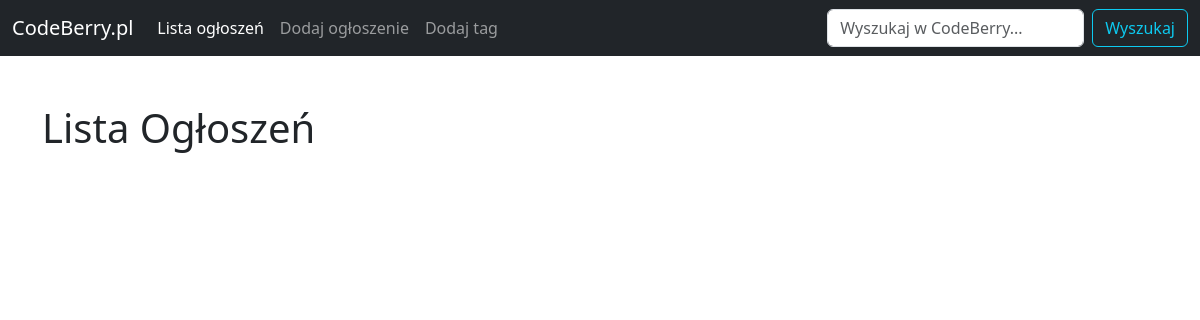
The app's page /hr-page/, older data.
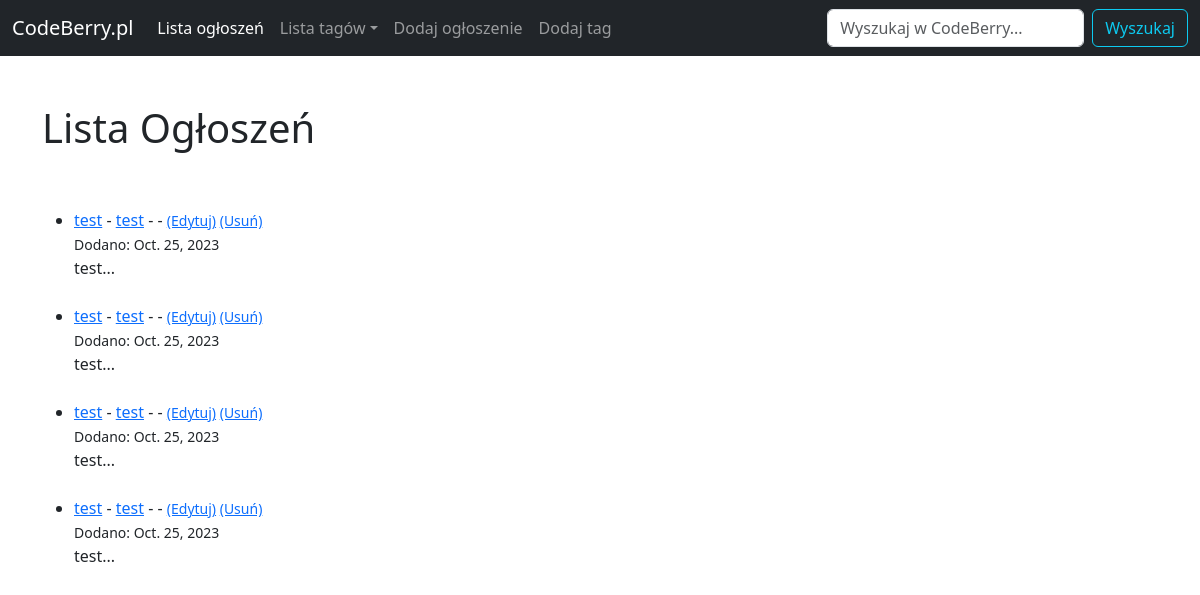
The same page, newer data.
### hr_page/models.py (models this page shows, shortened)
class Post(models.Model):
    title = models.CharField(max_length=255)
    title_tag = models.CharField(max_length=255)
    tag = models.CharField(max_length=255, default='Java')
    company_name = models.CharField(max_length=255)
    job_position = models.CharField(max_length=255)
    starting_date = models.CharField(max_length=255)
    company_size = models.IntegerField()
    suggested_salary = models.IntegerField()
    work_location = models.CharField(max_length=255)
    agreement_type = models.CharField(max_length=255)
    required_experience = models.IntegerField()
    required_technology_familiarity = models.IntegerField()
    author = models.ForeignKey(User, on_delete=models.CASCADE)
    body = models.TextField()
    post_date = models.DateField(auto_now_add=True)

### hr_page/views.py (the view)
# urls.py: path('', HomeView.as_view(), name="home"),
class HomeView(ListView):
    model = Post
    template_name = 'CodeBerry/hr_page/home.html'
    ordering = ['-post_date', '-id']
    def get_context_data(self, *args, **kwargs):
        tag_menu = Tag.objects.all()
        context = super(HomeView, self).get_context_data(*args, **kwargs)
        context["tag_menu"] = tag_menu
        return context

### hr_page/models.py (called while the page is built)
    def __str__(self):
        return self.name

### templates/CodeBerry/hr_page/home.html
{% extends 'CodeBerry/hr_page/base.html' %} {% block content %}
<h1>Lista Ogłoszeń</h1>
<br />
<br />
<ul>
    {% for post in object_list %}
    <li>
        <a href="{% url 'hr_page:article-detail' post.pk %}">{{ post.title }}</a>
        - <a href="{% url 'hr_page:tag' post.tag|slugify %}">{{ post.tag }}</a> - {{ post.author.first_name }} {{ post.author.last_name }} -
        <small><a href="{% url 'hr_page:update_announcement' post.pk %}">(Edytuj)</a> <a href="{% url 'hr_page:delete_announcement' post.pk %}">(Usuń)</a></small>
        <br />
        <small>Dodano: {{ post.post_date}}</small><br />
        {{ post.body|slice:":535" }}...
        <br />
        <br />
    </li>
    {% endfor %}
</ul>
{% endblock %}

Row changes from the older to the newer data that the page shows:
added Post: title "test", tag "test", post_date "Oct. 25, 2023", body "test"
added Post: title "test", tag "test", post_date "Oct. 25, 2023", body "test"
added Post: title "test", tag "test", post_date "Oct. 25, 2023", body "test"
added Post: title "test", tag "test", post_date "Oct. 25, 2023", body "test"
Text that changed along with them:
text now shown: "Lista tagów"
